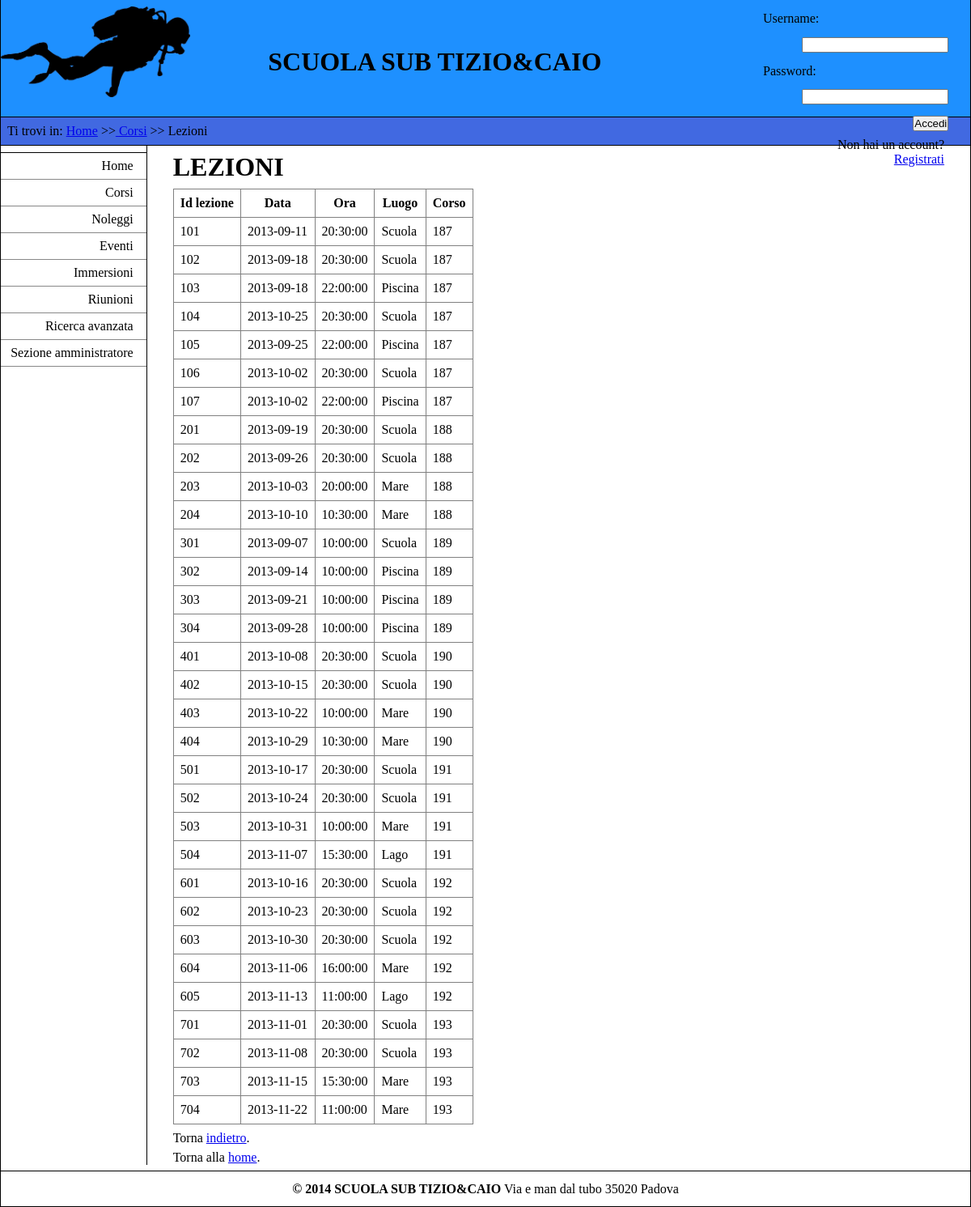
Screenshot of /lezioni.php with the database file from the repository.
### tables this page shows
CREATE TABLE Lezioni (
    idlez       INT PRIMARY KEY,
    data        DATE NOT NULL,
    ora         TIME NOT NULL,
    luogo       ENUM('Scuola','Piscina','Mare','Lago'),
    corso       INT NOT NULL,
    FOREIGN KEY (corso) REFERENCES Corsi(codcorso) ON DELETE CASCADE
        ON UPDATE CASCADE
);

### fun_tabelle.php (the view)
<?php
function table_start($row) {
    echo "<table style= border-collapse:collapse border=\"1\">";
    echo "<tr>";
    foreach ($row as $field)
        echo "<th>$field</th>";
    echo "</tr>";
};
function table_row($row) {
    echo "<tr>";
    foreach ($row as $field)
        if ($field)
            echo "<td>$field</td>";
        else
            echo "<td>---</td>";
    echo "</tr>";
};
function table_end() {
    echo "</table>";
};
?>

### lezioni.php (shortened to what this page needs)
<!DOCTYPE html>
<html>
    <head>
        <link rel="stylesheet" href="stile.css" type="text/css" media="screen"/>
    </head>
    <body>
        <div id="header">
            <img src="sub.png" id="headImg"/>
            <h1>SCUOLA SUB TIZIO&CAIO</h1>
            <div id="headerutility">
                <?php
                require_once ("barralogin.php");
                ?>
            </div>
        </div>
        <div id="breadcrumb">
            Ti trovi in: <a href="index.php"> Home</a> >><a href="corsi.php"> Corsi</a> >> Lezioni
        </div>
        <div id="nav">
            <ul>
                <li><a tabindex="1" href="index.php" class="blocco"><span xml:lang="en">Home</span></a></li>
                <li><a tabindex="2" href="corsi.php" class="blocco">Corsi</a></li>
                <li><a tabindex="3" href="noleggi.php" class="blocco">Noleggi</a></li>
                <li><a tabindex="4" href="eventi.php" class="blocco">Eventi</a></li>
                <li><a tabindex="5" href="immersioni.php" class="blocco">Immersioni</a></li>
                <li><a tabindex="6" href="riunioni.php" class="blocco">Riunioni</a></li>
                <li><a tabindex="7" href="cercaadvance.php" class="blocco">Ricerca avanzata</a></li>
                <li><a tabindex="8" href="sezioneamm.php" class="blocco">Sezione amministratore</a></li>
            </ul>
        </div>
        <div id="content">
            <h1>LEZIONI</h1>
            <?php
            if (!isset($_POST['codcorso']))
                $codcorso = 0;
            else
                $codcorso = $_POST['codcorso'];
            $conn = connect();
            $quanti = 1;
            if ($quanti == 0)
                echo "<p>Non esiste nessun corso con l'id scelto.</p><p>Prova a scegliere un altro <a href=\"corsi.php\">id</a>.</p>";
            else {
                if ($codcorso != 0)
                    $query1 = "SELECT * FROM Lezioni WHERE corso = " . $codcorso;
                else
                    $query1 = "SELECT * FROM Lezioni";
                $result1 = mysql_query($query1, $conn) or die("Query fallita" . mysql_error($conn));
                $quanti1 = mysql_num_rows($result1);
                if ($quanti1 == 0)
                    echo "<p>Non ci sono lezioni per questo corso.</p><p>Prova a scegliere un altro <a href=\"corsi.php\">id</a>.</p>";
                else {
                    require_once ("fun_tabelle.php");
                    table_start(array("Id lezione", "Data", "Ora", "Luogo", "Corso"));
                    while ($row = mysql_fetch_row($result1))
                        table_row($row);
                    table_end();
                    echo "<p>Torna <a href=\"corsi.php\">indietro</a>.</p>
                    <p>Torna alla <a href=\"index.php\">home</a>.</p>";
                }
            }
            ?>
        </div>
        <div id="footer">
            <strong>&copy; 2014 SCUOLA SUB TIZIO&CAIO</strong> Via e man dal tubo 35020 Padova
        </div>
    </body>
</html>

### stile.css (style rules this page uses)
*, html, body { margin: 0em; padding: 0em; }
body { border-left-style: solid; border-right-style: solid; border-left-width: thin; border-right-width: thin; }
#header { vertical-align: middle; border-bottom-style: solid; border-bottom-width: thin; height: 9em; background-color: #1E90FF; }
#header #headImg { width: auto; height: 7em; float: left; padding-top: 0.5em; }
#header h1 { float: left; margin-left: 3em; padding-top: 1.8em; }
#header #headerutility { float: right; text-align: right; width: 16em; height: 9em; }
#breadcrumb { clear: both; border-bottom-style: solid; border-bottom-width: thin; padding-top: 0.5em; padding-bottom: 0.5em; padding-left: 0.5em; background-color: #4169E1; }
#nav { clear: both; float: left; width: 15%; line-height: 1.5em; padding-top: 0.5em; padding-bottom: 0.5em; border-right-style: solid; border-right-width: thin; }
#nav ul { list-style: none; border-top-style: solid; border-top-width: thin; }
#nav li { clear: both; float: right; background-color: white; width: 100%; text-align: right; line-height: 2em; min-height: 2em; border-bottom-style: solid; border-bottom-width: thin; border-color: #888888; }
#nav a.blocco { display: block; text-decoration: none; font-size: medium; color: black; padding-right: 1em; }
#content { min-height: 100%; height: 100%; margin-left: 15%; padding-top: 0.5em; padding-left: 2em; padding-right: 2em; border-left-style: solid; border-left-width: thin; border-collapse: collapse; }
#content p { margin: 0.4em auto; }
#content table { margin: 0.5em; margin-left: 0em; }
#content table tbody tr th, #content table tbody tr td { padding: 0.5em; }
#footer { clear: both; text-align:center; vertical-align: middle; border-style: solid; border-width: thin; border-left-style: none; border-right-style: none; padding: 0.8em; }

### rows the page displays
lezioni: idlez "101", data "2013-09-11", ora "20:30:00", luogo "Scuola", corso "187"
lezioni: idlez "102", data "2013-09-18", ora "20:30:00", luogo "Scuola", corso "187"
lezioni: idlez "103", data "2013-09-18", ora "22:00:00", luogo "Piscina", corso "187"
lezioni: idlez "104", data "2013-10-25", ora "20:30:00", luogo "Scuola", corso "187"
lezioni: idlez "105", data "2013-09-25", ora "22:00:00", luogo "Piscina", corso "187"
lezioni: idlez "106", data "2013-10-02", ora "20:30:00", luogo "Scuola", corso "187"
lezioni: idlez "107", data "2013-10-02", ora "22:00:00", luogo "Piscina", corso "187"
lezioni: idlez "201", data "2013-09-19", ora "20:30:00", luogo "Scuola", corso "188"
lezioni: idlez "202", data "2013-09-26", ora "20:30:00", luogo "Scuola", corso "188"
lezioni: idlez "203", data "2013-10-03", ora "20:00:00", luogo "Mare", corso "188"
lezioni: idlez "204", data "2013-10-10", ora "10:30:00", luogo "Mare", corso "188"
lezioni: idlez "301", data "2013-09-07", ora "10:00:00", luogo "Scuola", corso "189"
lezioni: idlez "302", data "2013-09-14", ora "10:00:00", luogo "Piscina", corso "189"
lezioni: idlez "303", data "2013-09-21", ora "10:00:00", luogo "Piscina", corso "189"
lezioni: idlez "304", data "2013-09-28", ora "10:00:00", luogo "Piscina", corso "189"
lezioni: idlez "401", data "2013-10-08", ora "20:30:00", luogo "Scuola", corso "190"
lezioni: idlez "402", data "2013-10-15", ora "20:30:00", luogo "Scuola", corso "190"
lezioni: idlez "403", data "2013-10-22", ora "10:00:00", luogo "Mare", corso "190"
lezioni: idlez "404", data "2013-10-29", ora "10:30:00", luogo "Mare", corso "190"
lezioni: idlez "501", data "2013-10-17", ora "20:30:00", luogo "Scuola", corso "191"
lezioni: idlez "502", data "2013-10-24", ora "20:30:00", luogo "Scuola", corso "191"
lezioni: idlez "503", data "2013-10-31", ora "10:00:00", luogo "Mare", corso "191"
lezioni: idlez "504", data "2013-11-07", ora "15:30:00", luogo "Lago", corso "191"
lezioni: idlez "601", data "2013-10-16", ora "20:30:00", luogo "Scuola", corso "192"
lezioni: idlez "602", data "2013-10-23", ora "20:30:00", luogo "Scuola", corso "192"
lezioni: idlez "603", data "2013-10-30", ora "20:30:00", luogo "Scuola", corso "192"
lezioni: idlez "604", data "2013-11-06", ora "16:00:00", luogo "Mare", corso "192"
lezioni: idlez "605", data "2013-11-13", ora "11:00:00", luogo "Lago", corso "192"
lezioni: idlez "701", data "2013-11-01", ora "20:30:00", luogo "Scuola", corso "193"
lezioni: idlez "702", data "2013-11-08", ora "20:30:00", luogo "Scuola", corso "193"
lezioni: idlez "703", data "2013-11-15", ora "15:30:00", luogo "Mare", corso "193"
lezioni: idlez "704", data "2013-11-22", ora "11:00:00", luogo "Mare", corso "193"

### other values shown
$field "Id lezione"
$field "Data"
$field "Ora"
$field "Luogo"
$field "Corso"
